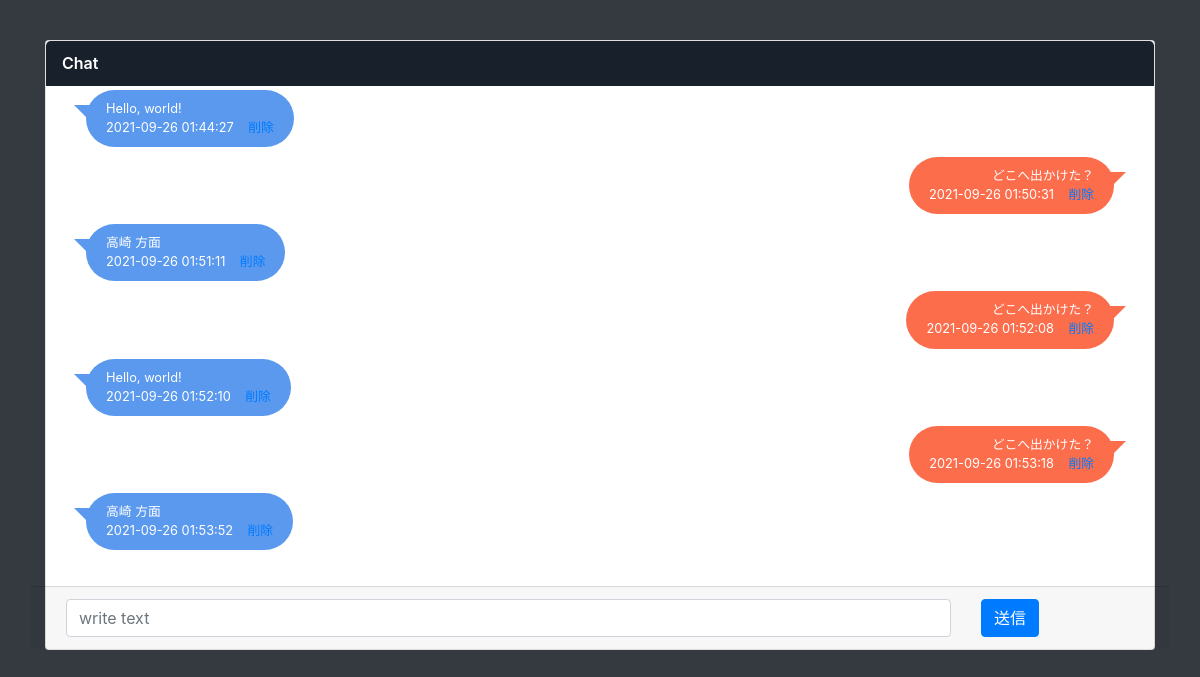
/, run on an earlier commit of the app's database.
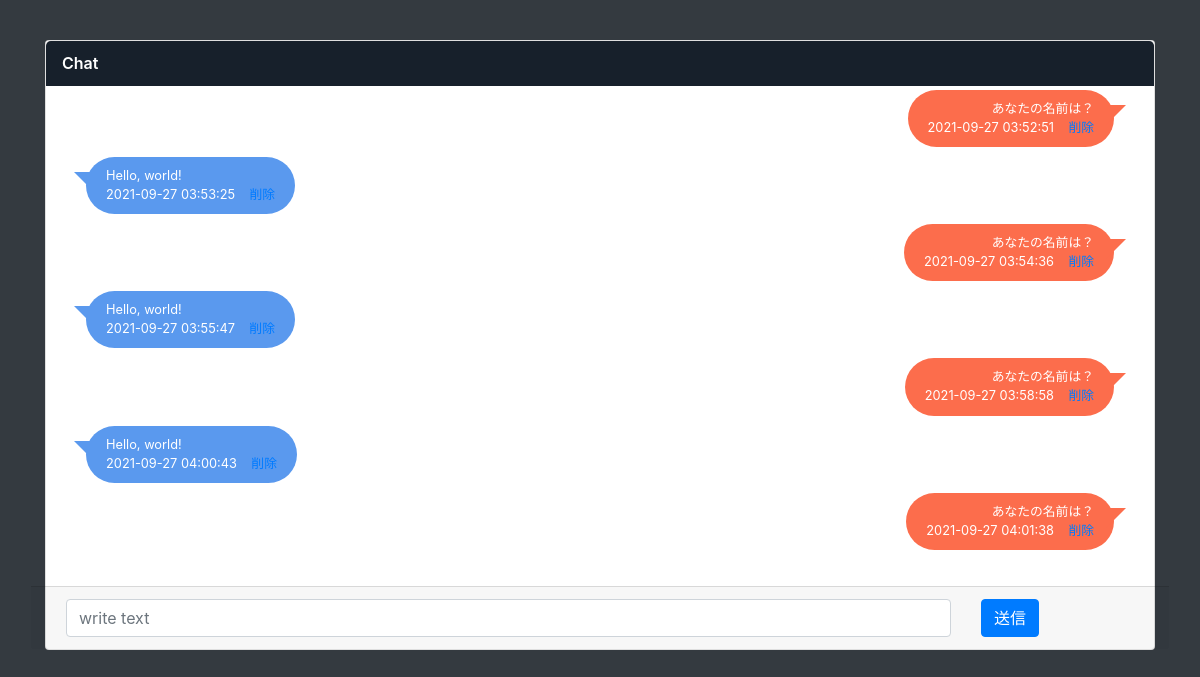
And on a later commit of the database.
### main.py (models this page shows)
class Chat(db.Model):
    __tablename__ = 'chats'
    id = db.Column(db.Integer, primary_key=True)
    content = db.Column(db.String(200), nullable=False)
    type = db.Column(db.String(200), nullable=True)
    date_created = db.Column(db.DateTime, default=datetime.utcnow)

### main.py (the view)
@app.route('/', methods=['POST', 'GET'])
def index():
    global flag, task_content
    if request.method == 'POST':
        task_content = request.form['content']
        task_type = request.form['type']
        if request.form['flag'] == 'True':
            flag = True
        else:
            flag = False
        new_task = Chat(content=task_content, type=task_type)
        try:
            db.session.add(new_task)
            db.session.commit()
        except:
            return "Not seld message yet, try again."
        return redirect('/')
    else:
        tasks = Chat.query.order_by(Chat.date_created).all()
        return render_template('index.html', tasks=tasks, flag=flag, task_content=task_content)

### templates/index.html (shortened to what this page needs)
<!DOCTYPE html>
<html lang="en">
<head>
    <link href="https://stackpath.bootstrapcdn.com/bootstrap/4.4.1/css/bootstrap.min.css" rel="stylesheet"
>
    <link rel="stylesheet" href="{{ url_for('static', filename='css/main.css') }}">
</head>
<body class="bg-dark">
    <div class="container content">
        <div class="card">
            <div class="card-header">Chat</div>
            <div class="card-body" style="overflow: scroll;height: 500px;" id="target">
                <ul class="chat-list">
                    {% if tasks|length < 1 %} <h4 style="text-align: center">つぶやいてみよう！！！</h4>
                        {% else %}
                        {% for task in tasks %}
                        <li class="{{ task.type }}">
                            <div class="chat-body">
                                <div class="chat-message">
                                    <p>{{ task.content }}</p>
                                    {{ task.date_created.replace(microsecond = 0) }} &nbsp;&nbsp;
                                    <a href="/delete/{{task.id}}">削除</a>
                                </div>
                            </div>
                        </li>
                        {% endfor %}
                        {% endif %}
                </ul>
            </div>
            <form action="/" method="post" class="row card-footer">
                <div class="col-10">
                    <input type="text" name="content" id="content" class="form-control" placeholder="write text">
                </div>
                <div class="col-2">
                    <input type="submit" value="送信" class="btn btn-primary">
                </div>
            </form>
        </div>
    </div>
</body>
</html>

What changed in the data, as far as the page shows it:
no longer on this page (row unchanged): Chat: content "Hello, world!", date_created.replace "2021-09-26 01:44:27"
no longer on this page (row unchanged): Chat: content "どこへ出かけた？", date_created.replace "2021-09-26 01:50:31"
no longer on this page (row unchanged): Chat: content "高崎 方面", date_created.replace "2021-09-26 01:51:11"
no longer on this page (row unchanged): Chat: content "どこへ出かけた？", date_created.replace "2021-09-26 01:52:08"
no longer on this page (row unchanged): Chat: content "Hello, world!", date_created.replace "2021-09-26 01:52:10"
no longer on this page (row unchanged): Chat: content "どこへ出かけた？", date_created.replace "2021-09-26 01:53:18"
no longer on this page (row unchanged): Chat: content "高崎 方面", date_created.replace "2021-09-26 01:53:52"
added Chat: content "あなたの名前は？", date_created.replace "2021-09-27 03:52:51"
added Chat: content "Hello, world!", date_created.replace "2021-09-27 03:53:25"
added Chat: content "あなたの名前は？", date_created.replace "2021-09-27 03:54:36"
added Chat: content "Hello, world!", date_created.replace "2021-09-27 03:55:47"
added Chat: content "あなたの名前は？", date_created.replace "2021-09-27 03:58:58"
added Chat: content "Hello, world!", date_created.replace "2021-09-27 04:00:43"
added Chat: content "あなたの名前は？", date_created.replace "2021-09-27 04:01:38"
